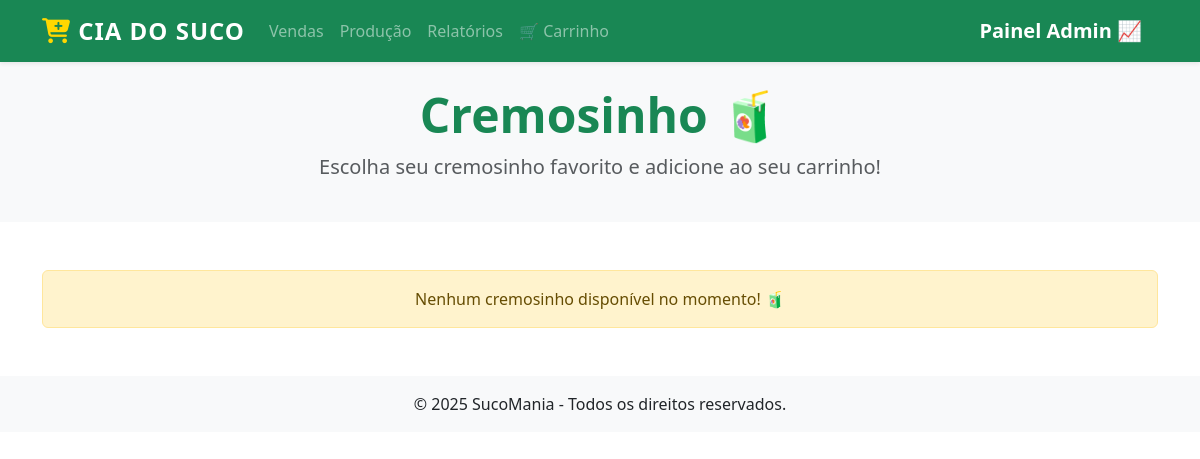
The app's page /cremosinho/, older data.
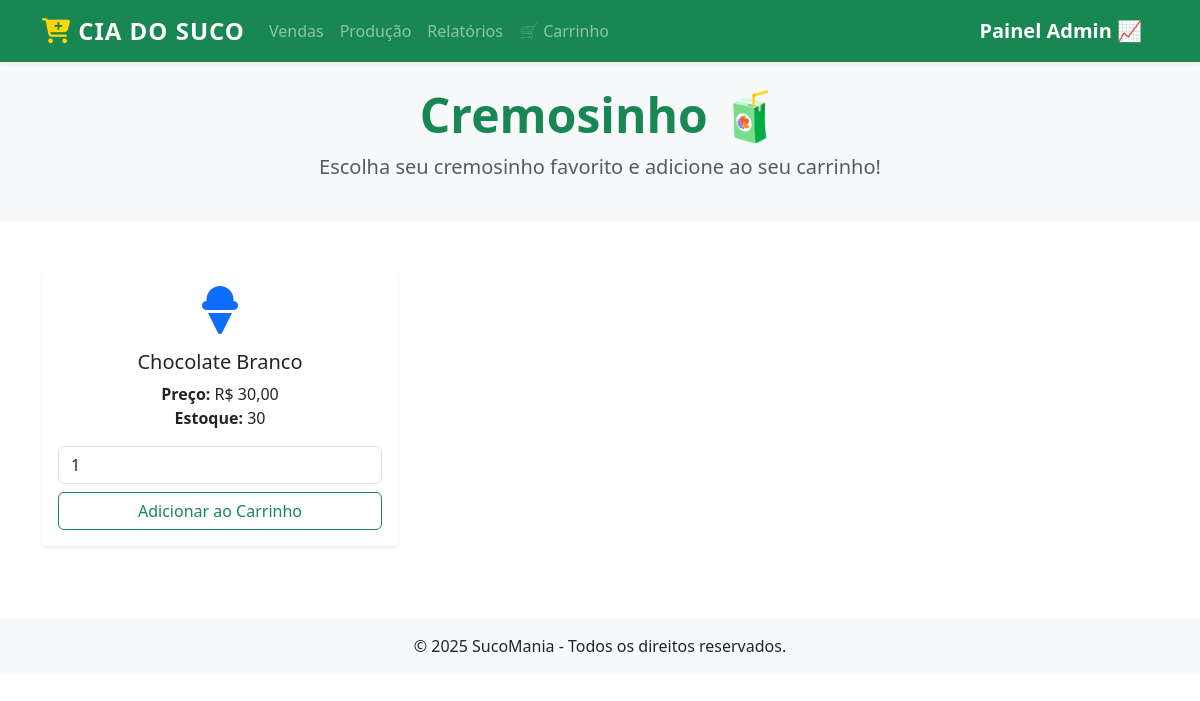
The same page, newer data.
### sucos/models.py (models this page shows, shortened)
class Product(models.Model):
    title = models.CharField(max_length= 100, verbose_name='Titutlo')
    ingredient  = models.ForeignKey('Ingredient', on_delete=models.PROTECT,related_name='products', verbose_name='Ingrediente')
    quantity = models.PositiveBigIntegerField(default=0, verbose_name='Quantidade em Estoque')
    category = models.ForeignKey(Category, on_delete= models.PROTECT, related_name='products', verbose_name='Categoria')
    price = models.DecimalField(max_digits=10, decimal_places=2, verbose_name='Preço')
    is_active = models.BooleanField(default=True, verbose_name='Ativo')
    description = models.TextField(null=True, blank=True, verbose_name='Descrição')
    created_at = models.DateTimeField(auto_now_add=True, verbose_name='Criado em')
    updated_at = models.DateTimeField(auto_now=True, verbose_name='Atualizado em')
    class Meta:
        ordering = ['title']
        verbose_name = 'Produto'

### sucos/views.py (the view)
# urls.py: path('cremosinho/', listar_cremosinho, name='cremosinho'),
def listar_cremosinho(request):
    cremosinho= Product.objects.filter(category__name = 'Cremosinho', is_active =  True)
    return render(request, 'produtos/gelados/cremosinho.html', {'cremosinhos': cremosinho})

### sucos/templates/produtos/gelados/cremosinho.html (shortened to what this page needs)
{% extends 'produtos/suco.html' %}
{% block menu %}
<nav class="navbar navbar-expand-lg navbar-dark bg-success shadow-sm">
    <div class="container">
        <a class="navbar-brand d-flex align-items-center" href="{% url 'inicio' %}">
            <i class="fas fa-cart-plus fa-lg me-2" style="color: #FFD700;"></i>
            <span class="fw-bold fs-4" style="letter-spacing: 1px;">CIA DO SUCO</span>
        </a>
        <div class="collapse navbar-collapse" id="navbarNav">
            <ul class="navbar-nav me-auto">
                <li class="nav-item"><a class="nav-link" href="{% url 'venda' %}">Vendas</a></li>
                <li class="nav-item"><a class="nav-link" href="{% url 'sucos-producao' %}">Produção</a></li>
                <li class="nav-item"><a class="nav-link" href="#">Relatórios</a></li>
                <li class="nav-item"><a class="nav-link" href="{% url 'ver_carrinho' %}">🛒 Carrinho</a></li>
            </ul>
            <a class="navbar-brand text-white" href="{% url 'admin:index' %}">
                <span class="fw-bold fs-5">Painel Admin 📈</span>
            </a>
        </div>
    </div>
</nav>
<div class="bg-light py-4 text-center">
    <div class="container">
        <h1 class="display-5 text-success fw-bold">Cremosinho 🧃</h1>
        <p class="lead text-muted">Escolha seu cremosinho favorito e adicione ao seu carrinho!</p>
    </div>
</div>
{% endblock %}
{% block conteudo %}
<div class="container my-5">
    {% if cremosinhos %}
    <div class="row">
        {% for cremosinho in cremosinhos %}
        <div class="col-md-4 mb-4">
            <div class="card text-center shadow-sm border-0 h-100">
                <div class="card-body d-flex flex-column justify-content-between">
                    <div>
                        <div class="mb-3">
                            <i class="fas fa-ice-cream fa-3x text-primary"></i>
                        </div>
                        <h5 class="card-title">{{ cremosinho.title }}</h5>
                        <p class="card-text">
                            <strong>Preço:</strong> R$ {{ cremosinho.price }}<br>
                            <strong>Estoque:</strong> {{ cremosinho.quantity }}
                        </p>
                    </div>
                    <form method="post" action="{% url 'adicionar_carrinho' %}" class="mt-3">
                        <div class="input-group mb-2">
                            <input type="number" name="quantidade" value="1" min="1" max="{{ cremosinho.quantity }}"
                                   class="form-control" {% if cremosinho.quantity == 0 %}disabled{% endif %}>
                        </div>
                        <button type="submit" class="btn btn-outline-success w-100"
                                {% if cremosinho.quantity == 0 %}disabled{% endif %}>
                            {% if cremosinho.quantity == 0 %}Esgotado{% else %}Adicionar ao Carrinho{% endif %}
                        </button>
                    </form>
                </div>
            </div>
        </div>
        {% endfor %}
    </div>
    {% else %}
    <div class="alert alert-warning text-center" role="alert">
        Nenhum cremosinho disponível no momento! 🧃
    </div>
    {% endif %}
</div>
{% endblock %}

Row changes from the older to the newer data that the page shows:
added Product: title "Chocolate Branco", price "30,00", quantity "30", quantidade "1", shows "Adicionar ao Carrinho"
Text that changed along with them:
text no longer shown: "Nenhum cremosinho disponível no momento! 🧃"
